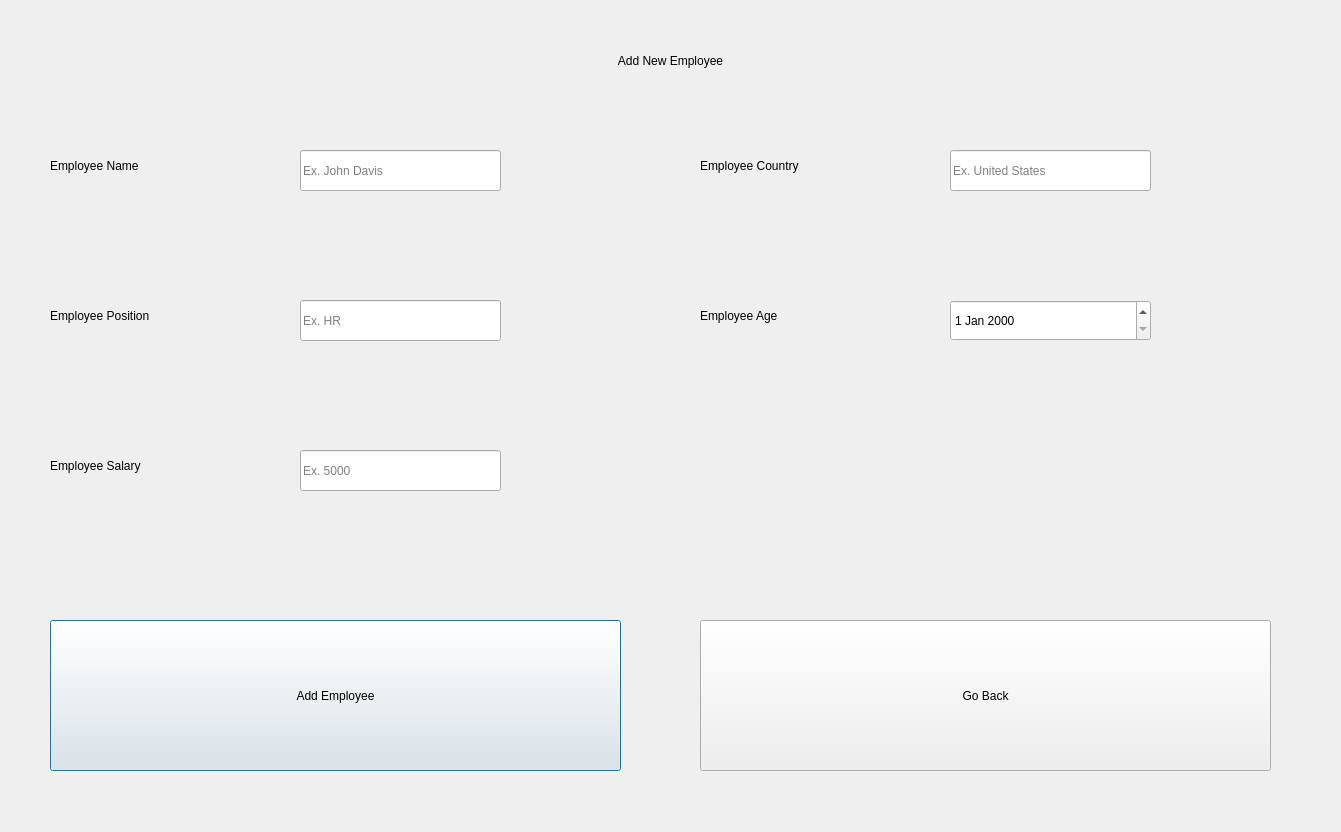
<?xml version="1.0" encoding="UTF-8"?>
<ui version="4.0">
 <class>Dialog</class>
 <widget class="QDialog" name="Dialog">
  <property name="geometry">
   <rect>
    <x>0</x>
    <y>0</y>
    <width>1341</width>
    <height>832</height>
   </rect>
  </property>
  <property name="windowTitle">
   <string>Dialog</string>
  </property>
  <widget class="QLabel" name="background">
   <property name="geometry">
    <rect>
     <x>-10</x>
     <y>0</y>
     <width>1361</width>
     <height>841</height>
    </rect>
   </property>
   <property name="sizePolicy">
    <sizepolicy hsizetype="Fixed" vsizetype="Fixed">
     <horstretch>0</horstretch>
     <verstretch>0</verstretch>
    </sizepolicy>
   </property>
   <property name="autoFillBackground">
    <bool>false</bool>
   </property>
   <property name="styleSheet">
    <string notr="true">background-image: url(:/assets/EmployeeBackground.png);</string>
   </property>
   <property name="text">
    <string/>
   </property>
   <property name="pixmap">
    <pixmap>./assets/EmployeeBackground.png</pixmap>
   </property>
   <property name="scaledContents">
    <bool>true</bool>
   </property>
  </widget>
  <widget class="QLabel" name="EmpLabel">
   <property name="geometry">
    <rect>
     <x>0</x>
     <y>0</y>
     <width>1341</width>
     <height>121</height>
    </rect>
   </property>
   <property name="styleSheet">
    <string notr="true">font: 87 26pt &quot;Segoe UI Black&quot;;</string>
   </property>
   <property name="text">
    <string>Add New Employee</string>
   </property>
   <property name="alignment">
    <set>Qt::AlignCenter</set>
   </property>
  </widget>
  <widget class="QPushButton" name="EmpButton">
   <property name="enabled">
    <bool>true</bool>
   </property>
   <property name="geometry">
    <rect>
     <x>50</x>
     <y>620</y>
     <width>571</width>
     <height>151</height>
    </rect>
   </property>
   <property name="styleSheet">
    <string notr="true">font: 87 15pt &quot;Segoe UI Black&quot;;</string>
   </property>
   <property name="text">
    <string>Add Employee</string>
   </property>
  </widget>
  <widget class="QLineEdit" name="EmpNameText">
   <property name="geometry">
    <rect>
     <x>300</x>
     <y>150</y>
     <width>201</width>
     <height>41</height>
    </rect>
   </property>
   <property name="tabletTracking">
    <bool>false</bool>
   </property>
   <property name="autoFillBackground">
    <bool>false</bool>
   </property>
   <property name="placeholderText">
    <string>Ex. John Davis</string>
   </property>
   <property name="clearButtonEnabled">
    <bool>true</bool>
   </property>
  </widget>
  <widget class="QLabel" name="EmpNameLabel">
   <property name="geometry">
    <rect>
     <x>50</x>
     <y>150</y>
     <width>241</width>
     <height>31</height>
    </rect>
   </property>
   <property name="styleSheet">
    <string notr="true">font: 87 15pt &quot;Segoe UI Black&quot;;</string>
   </property>
   <property name="text">
    <string>Employee Name</string>
   </property>
  </widget>
  <widget class="QLabel" name="EmpPositionLabel">
   <property name="geometry">
    <rect>
     <x>50</x>
     <y>300</y>
     <width>241</width>
     <height>31</height>
    </rect>
   </property>
   <property name="styleSheet">
    <string notr="true">font: 87 15pt &quot;Segoe UI Black&quot;;</string>
   </property>
   <property name="text">
    <string>Employee Position</string>
   </property>
  </widget>
  <widget class="QLineEdit" name="EmpPositionText">
   <property name="geometry">
    <rect>
     <x>300</x>
     <y>300</y>
     <width>201</width>
     <height>41</height>
    </rect>
   </property>
   <property name="placeholderText">
    <string>Ex. HR</string>
   </property>
   <property name="clearButtonEnabled">
    <bool>true</bool>
   </property>
  </widget>
  <widget class="QLabel" name="EmpSalaryLabel">
   <property name="geometry">
    <rect>
     <x>50</x>
     <y>450</y>
     <width>241</width>
     <height>31</height>
    </rect>
   </property>
   <property name="styleSheet">
    <string notr="true">font: 87 15pt &quot;Segoe UI Black&quot;;</string>
   </property>
   <property name="text">
    <string>Employee Salary</string>
   </property>
  </widget>
  <widget class="QLineEdit" name="EmpSalaryText">
   <property name="geometry">
    <rect>
     <x>300</x>
     <y>450</y>
     <width>201</width>
     <height>41</height>
    </rect>
   </property>
   <property name="whatsThis">
    <string>ref</string>
   </property>
   <property name="inputMask">
    <string/>
   </property>
   <property name="placeholderText">
    <string>Ex. 5000</string>
   </property>
   <property name="clearButtonEnabled">
    <bool>true</bool>
   </property>
  </widget>
  <widget class="QPushButton" name="GoBackButton">
   <property name="enabled">
    <bool>true</bool>
   </property>
   <property name="geometry">
    <rect>
     <x>700</x>
     <y>620</y>
     <width>571</width>
     <height>151</height>
    </rect>
   </property>
   <property name="styleSheet">
    <string notr="true">font: 87 15pt &quot;Segoe UI Black&quot;;</string>
   </property>
   <property name="text">
    <string>Go Back</string>
   </property>
  </widget>
  <widget class="QLabel" name="EmpCountryLabel">
   <property name="geometry">
    <rect>
     <x>700</x>
     <y>150</y>
     <width>241</width>
     <height>31</height>
    </rect>
   </property>
   <property name="styleSheet">
    <string notr="true">font: 87 15pt &quot;Segoe UI Black&quot;;</string>
   </property>
   <property name="text">
    <string>Employee Country</string>
   </property>
  </widget>
  <widget class="QLineEdit" name="EmpCountryText">
   <property name="geometry">
    <rect>
     <x>950</x>
     <y>150</y>
     <width>201</width>
     <height>41</height>
    </rect>
   </property>
   <property name="tabletTracking">
    <bool>false</bool>
   </property>
   <property name="autoFillBackground">
    <bool>false</bool>
   </property>
   <property name="placeholderText">
    <string>Ex. United States</string>
   </property>
   <property name="clearButtonEnabled">
    <bool>true</bool>
   </property>
  </widget>
  <widget class="QLabel" name="EmpAgeLabel">
   <property name="geometry">
    <rect>
     <x>700</x>
     <y>300</y>
     <width>241</width>
     <height>31</height>
    </rect>
   </property>
   <property name="styleSheet">
    <string notr="true">font: 87 15pt &quot;Segoe UI Black&quot;;</string>
   </property>
   <property name="text">
    <string>Employee Age</string>
   </property>
  </widget>
  <widget class="QDateEdit" name="EmpAgeText">
   <property name="geometry">
    <rect>
     <x>950</x>
     <y>300</y>
     <width>201</width>
     <height>41</height>
    </rect>
   </property>
  </widget>
 </widget>
 <resources/>
 <connections/>
</ui>
